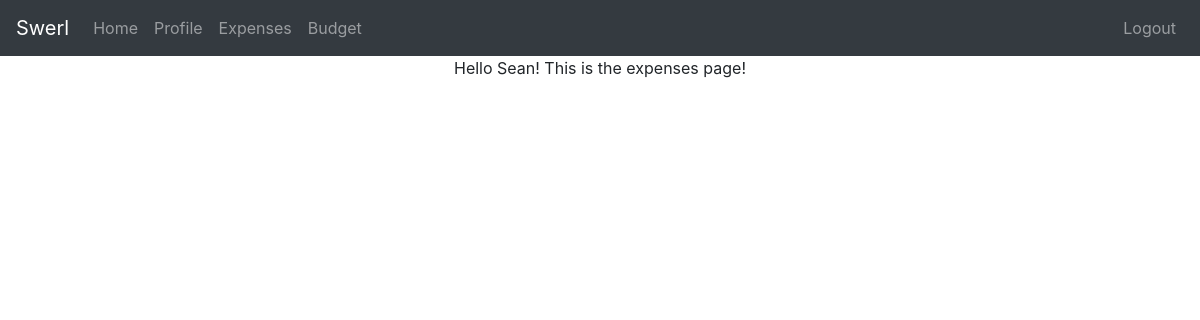
Before: /expenses/ (signed in) with the older database file.
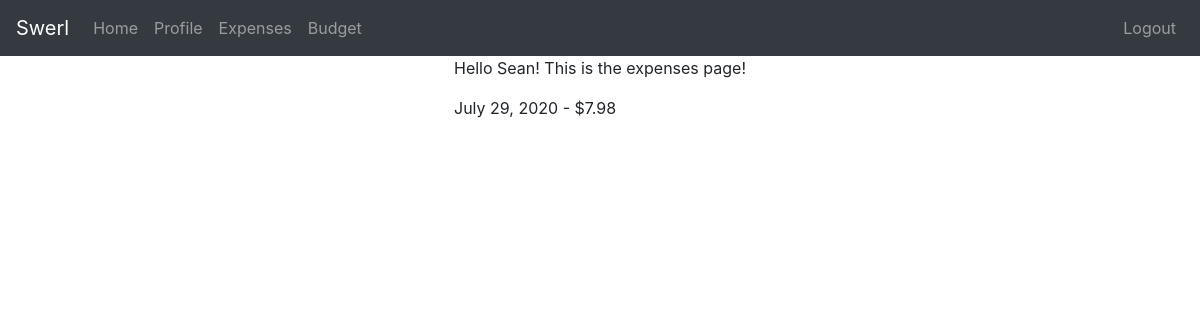
After: the same page with the newer database file.
### expenses/models.py (models this page shows)
class Expense(models.Model):
    amount = models.DecimalField(max_digits=11, decimal_places=2)
    expense_date = models.DateField(default=datetime.now, blank=True)
    description = models.CharField(max_length=100, blank=True)
    expense_type = models.CharField(max_length=100)
    author = models.ForeignKey(settings.AUTH_USER_MODEL, on_delete=models.CASCADE)

### expenses/views.py (the view)
# urls.py: path("expenses/", expenses_page, name="expenses_page"),
def expenses_page(request):
    author_id = request.user.id
    user_expenses = Expense.objects.filter(author=author_id).order_by("-expense_date")[:10]
    user_name = request.user.username
    context = {
        "user_expenses": user_expenses,
        "user_name": user_name,
    }
    return render(request, "expenses/expenses.html", context)

### budget/templates/expenses/expenses.html (shortened to what this page needs)
{% extends "base.html" %}
{% block content %}
<p>Hello {{ user_name }}! This is the expenses page!</p>
{% for user_expense in user_expenses %}
    {{ user_expense.expense_date }} - ${{ user_expense.amount }}
    <br><br>
{% endfor %}
{% endblock content %}

Changed rows visible on the page:
added Expense: expense_date "July 29, 2020", amount "7.98"
